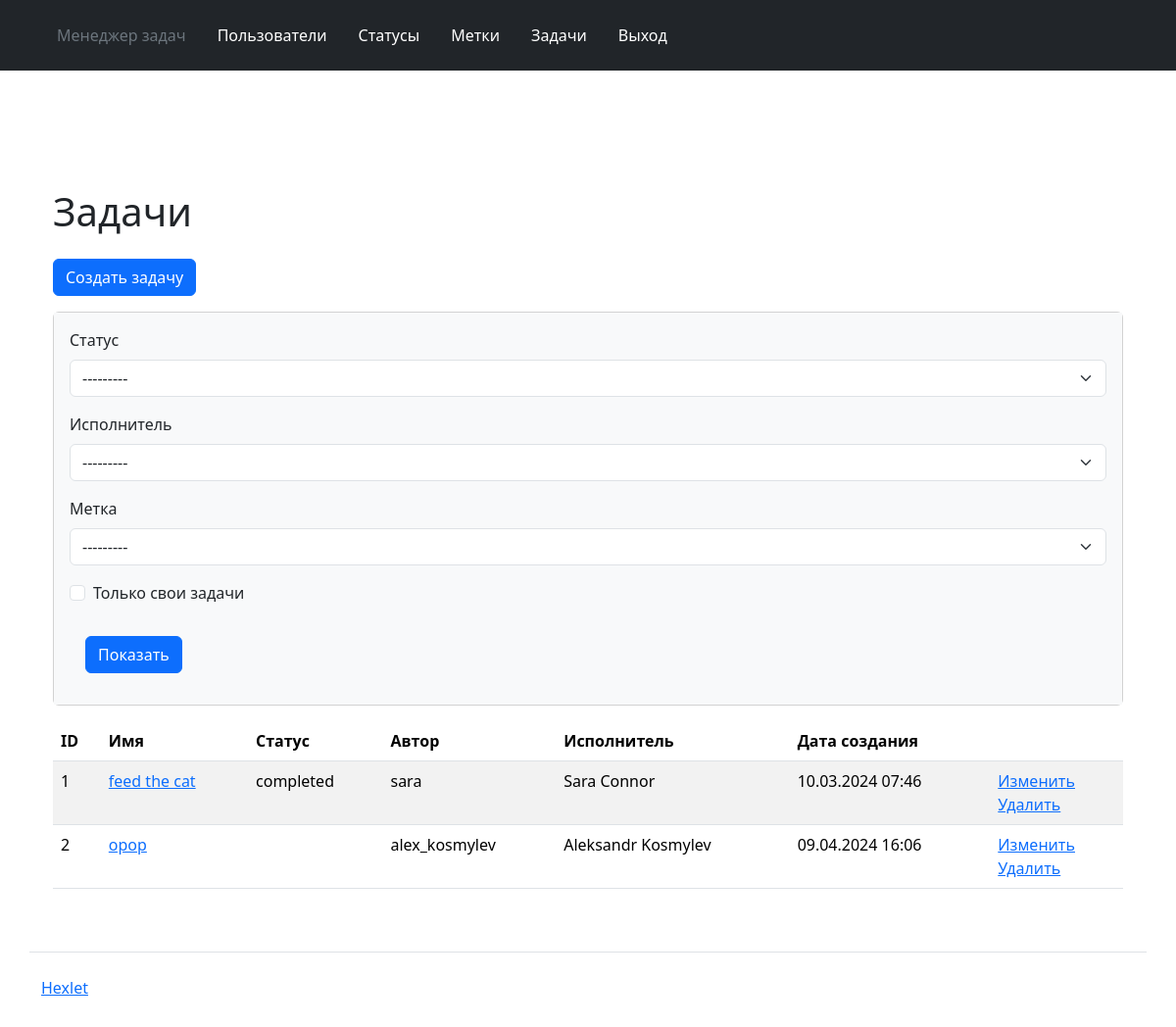
/tasks/ (signed in), run on the app's committed database.
### task_manager/tasks/models.py (models this page shows, shortened)
class Task(models.Model):
    name = models.CharField(max_length=255, unique=True, verbose_name=_('Name'))
    description = models.TextField(blank=True, verbose_name=_('Description'))
    author = models.ForeignKey(CustomUser,
                               on_delete=models.PROTECT,
                               related_name='task_author',
                               verbose_name=_('Author'))
    timestamp = models.DateTimeField("time_stamp",
                                     auto_now_add=True)
    status = models.ForeignKey(Status,
                               on_delete=models.PROTECT,
                               verbose_name=_('Status'))
    executor = models.ForeignKey(CustomUser,
                                 on_delete=models.PROTECT,
                                 blank=True,
                                 null=True,
                                 related_name='task_executor',
                                 verbose_name=_('Executor'))
    labels = models.ManyToManyField(Labels,
                                    blank=True,
                                    through="IntermediateModel",
                                    verbose_name=_('Labels'))

### task_manager/statuses/models.py (models this page shows)
class Status(models.Model):
    name = models.CharField(max_length=255, verbose_name=_('Name'))
    timestamp = models.DateTimeField("time_stamp", auto_now_add=True)
    def __str__(self):
        return self.name

### task_manager/users/models.py (models this page shows, shortened)
class CustomUser(AbstractUser):
    class Meta:
        ordering = ["id"]
    """
    def __str__(self):
        return self.username
    """
    def __str__(self):
        return self.get_full_name()

### task_manager/tasks/views.py (the view)
# urls.py: path('', TaskView.as_view(), name='tasks'),
class TaskView(CustomLoginRequiredMixin, FilterView):
    model = Task
    filterset_class = TaskFilter
    template_name = 'tasks/tasks.html'

### task_manager/labels/models.py (called while the page is built)
    def __str__(self):
        return self.name

### task_manager/templates/tasks/tasks.html (shortened to what this page needs)
{% extends 'layout.html' %}
{% load django_bootstrap5 %}
{% load i18n %}
{% block content %}
<div class="container wrapper flex-grow-1">
  <h1 class="my-4">
      {% trans "Tasks" %}
  </h1>
  <a class="btn btn-primary mb-3" href="{% url 'task_create' %}" role="button">{% trans "Create task" %}</a>
  <div class="card mb-3">
    <div class="card-body bg-light">
        <form method="get" class="form-inline center">
            {% bootstrap_form filter.form %}
            <input class="btn btn-primary m-3" type="submit" value="{% trans  'Show' %}"/>
        </form>
    </div>
  </div>
  <table class="table table-striped">
    <thead>
      <tr>
        <th>ID</th>
        <th>{% translate "Name" %}</th>
        <th>{% translate "Status" %}</th>
        <th>{% translate "Author" %}</th>
        <th>{% translate "Executor" %}</th>
        <th>{% translate "Creation date" %}</th>
        <th></th>
      </tr>
    </thead>
    <tbody>
      {% for task in filter.qs  %}
      <tr>
        <td>{{task.id}}</td>
        <td>
          <a href="{% url 'task_card' task.id %}">{{task.name}}</a>
        </td>
        <td>{{task.status}}</td>
        <td>{{task.executor.username}}</td>
        <td>{{task.executor.first_name}} {{task.executor.last_name}}</td>
        <td>{{task.timestamp|date:"d.m.Y H:i"}}</td>
        <td>
          <a href="{% url 'task_update' task.id%}">{% translate "Update" %}</a>
          <br>
          <a href="{% url 'task_delete' task.id%}">{% translate "Delete" %}</a>
        </td>
      </tr>
      {% endfor %}
    </tbody>
  </table>
</div>
{% endblock %}

### data on the page
Task: id "1", name "feed the cat", status "completed", executor.username "sara", executor.first_name "Sara", executor.last_name "Connor", timestamp "10.03.2024 07:46"
Task: id "2", name "opop", executor.username "alex_kosmylev", executor.first_name "Aleksandr", executor.last_name "Kosmylev", timestamp "09.04.2024 16:06"
